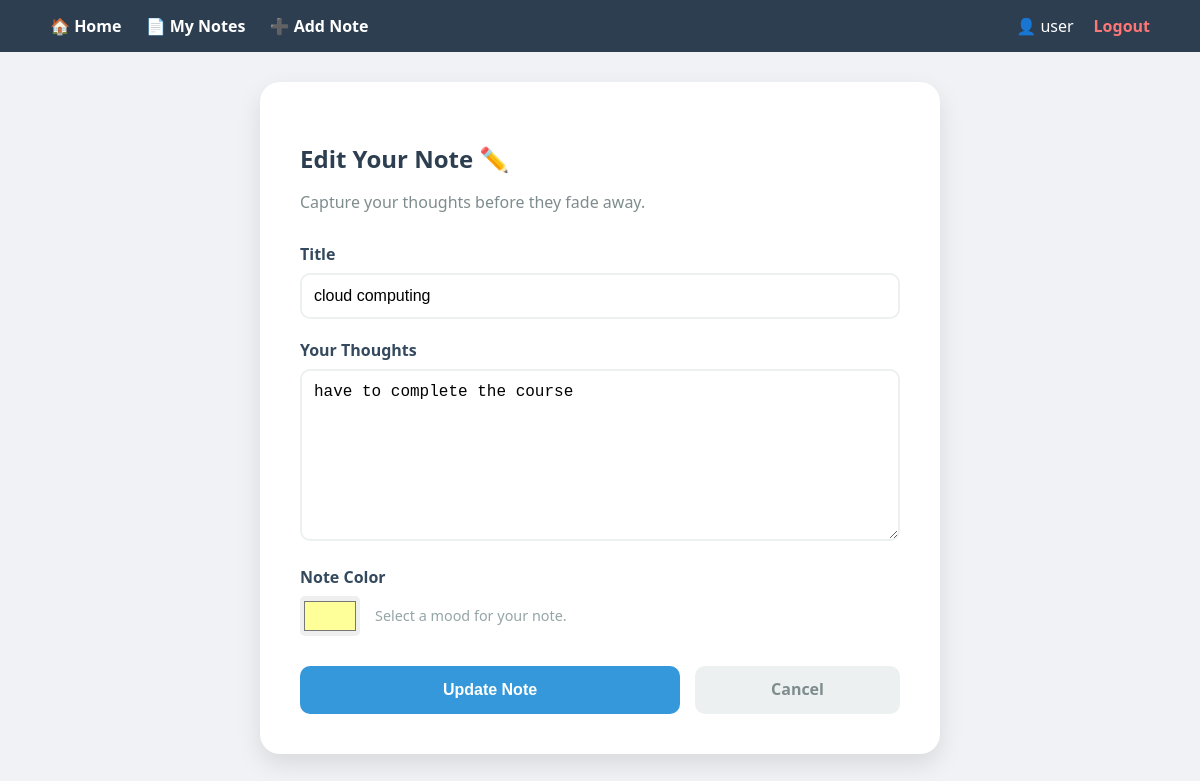
Page /edit/3/ (signed in) on the committed database.
### notes/models.py (models this page shows, shortened)
class Note(models.Model):
    owner = models.ForeignKey(User, on_delete=models.CASCADE, related_name="notes")
    title = models.CharField(max_length=200)
    content = models.TextField()
    color = models.CharField(max_length=20, default="#FFFF99")
    pinned = models.BooleanField(default=False)
    created_at = models.DateTimeField(auto_now_add=True)
    updated_at = models.DateTimeField(auto_now=True)

### notes/views.py (the view)
# urls.py: path('edit/<int:pk>/', views.edit_note, name='edit_note'),
@login_required
def edit_note(request, pk):
    note = get_object_or_404(Note, id=pk, owner=request.user)
    if request.method == "POST":
        note.title = request.POST.get('title')
        note.content = request.POST.get('content')
        note.color = request.POST.get('color')
        note.save()
        return redirect('view_notes')
    return render(request, 'note_form.html', {'note': note})

### templates/note_form.html (shortened to what this page needs)
{% extends 'base.html' %}
{% block content %}
<div style="max-width: 600px; margin: 0 auto; background: white; padding: 40px; border-radius: 20px; box-shadow: 0 10px 25px rgba(0,0,0,0.1);">
    <h2 style="color: #2c3e50; margin-bottom: 10px;">{% if note %}Edit Your Note ✏️{% else %}Create New Sticky 📝{% endif %}</h2>
    <p style="color: #7f8c8d; margin-bottom: 30px;">Capture your thoughts before they fade away.</p>
    <form method="POST">
        <div style="margin-bottom: 20px;">
            <label style="display:block; margin-bottom:8px; font-weight:600; color: #34495e;">Title</label>
            <input type="text" name="title" value="{{ note.title|default:'' }}"
                   placeholder="Give your note a catchy title..." required
                   style="width: 100%; padding: 12px; border: 2px solid #ecf0f1; border-radius: 10px; font-size: 1rem; box-sizing: border-box;">
        </div>
        <div style="margin-bottom: 20px;">
            <label style="display:block; margin-bottom:8px; font-weight:600; color: #34495e;">Your Thoughts</label>
            <textarea name="content" rows="8" placeholder="Start typing here..." required
                      style="width: 100%; padding: 12px; border: 2px solid #ecf0f1; border-radius: 10px; font-size: 1rem; box-sizing: border-box; resize: vertical;">{{ note.content|default:'' }}</textarea>
        </div>
        <div style="margin-bottom: 30px;">
            <label style="display:block; margin-bottom:8px; font-weight:600; color: #34495e;">Note Color</label>
            <div style="display: flex; align-items: center; gap: 15px;">
                <input type="color" name="color" value="{{ note.color|default:'#FFFF99' }}"
                       style="width: 60px; height: 40px; border: none; cursor: pointer; border-radius: 5px;">
                <span style="font-size: 0.9rem; color: #95a5a6;">Select a mood for your note.</span>
            </div>
        </div>
        <div style="display: flex; gap: 15px;">
            <button type="submit" style="flex: 2; padding: 15px; background: #3498db; color: white; border: none; border-radius: 10px; cursor: pointer; font-weight: bold; font-size: 1rem; transition: 0.3s;">
                {% if note %}Update Note{% else %}Save Sticky{% endif %}
            </button>
            <a href="{% url 'view_notes' %}" style="flex: 1; text-align: center; padding: 15px; background: #ecf0f1; color: #7f8c8d; text-decoration: none; border-radius: 10px; font-weight: bold; line-height: 1;">
                Cancel
            </a>
        </div>
    </form>
</div>
{% endblock %}

### templates/base.html (shortened to what this page needs)
<!DOCTYPE html>
<html>
<head>
</head>
<body>
    <header>
        <nav>
            <a href="{% url 'home' %}">🏠 Home</a>
            {% if user.is_authenticated %}
                <a href="{% url 'view_notes' %}">📄 My Notes</a>
                <a href="{% url 'create_note' %}">➕ Add Note</a>
            {% endif %}
        </nav>
        <div class="user-section">
            {% if user.is_authenticated %}
                <span>👤 {{ user.username }}</span>
                <a href="{% url 'logout' %}" style="color: #ff7675; text-decoration: none; font-weight: bold;">Logout</a>
            {% else %}
                <a href="{% url 'login' %}" style="color: white; text-decoration: none;">Login</a>
                <a href="{% url 'register' %}" style="color: white; text-decoration: none; margin-left: 15px;">Register</a>
            {% endif %}
        </div>
    </header>
    <div class="container">
        {% block content %}{% endblock %}
    </div>
</body>
</html>

### templates/base.html (style rules this page uses)
body { font-family: 'Segoe UI', sans-serif; margin: 0; background: #f0f2f5; }
header { background: #2c3e50; color: white; padding: 15px 50px; display: flex; justify-content: space-between; align-items: center; }
nav a { color: white; text-decoration: none; margin-right: 20px; font-weight: bold; }
.user-section { display: flex; align-items: center; gap: 20px; }
.container { padding: 30px 50px; }

### rows in the picture
Note: title "cloud computing", content "have to complete the course", color "#ffff99"

### other values in the picture
{{ user.username }} "user"
